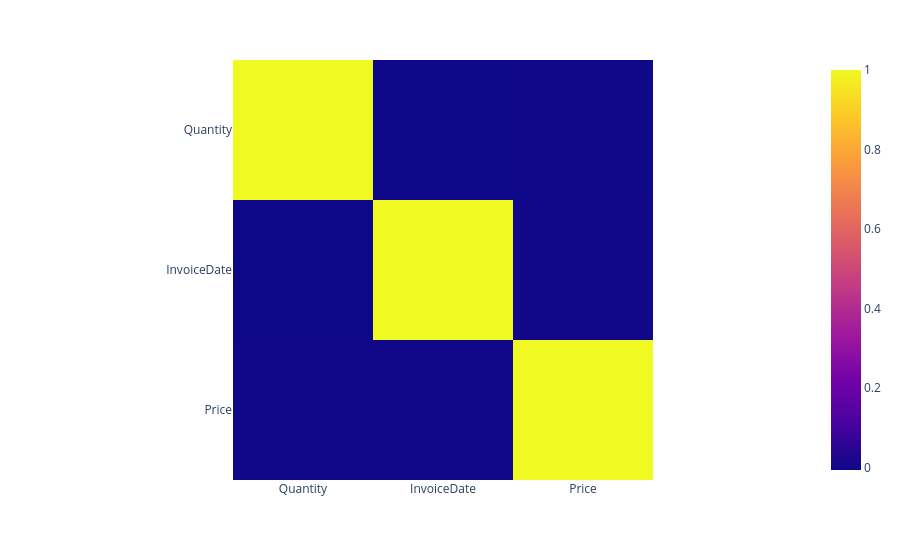

Notebook cell for this chart:
### Code cell
profile_df(df_retail)

### Figure 1 — Plotly figure (JSON) as saved in the notebook; plotly's stock layout.template omitted (floating-point values rounded to 4 significant figures)
{"data": [{"coloraxis": "coloraxis", "hovertemplate": "x: %{x}<br>y: %{y}<br>color: %{z}<extra></extra>", "name": "0", "type": "heatmap", "x": ["Quantity", "InvoiceDate", "Price"], "xaxis": "x", "y": ["Quantity", "InvoiceDate", "Price"], "yaxis": "y", "z": [[1.0, -0.005596, -0.001931], [-0.005596, 1.0, -0.000102], [-0.001931, -0.000102, 1.0]]}], "layout": {"coloraxis": {"colorscale": [[0, "#0d0887"], [0.1111, "#46039f"], [0.2222, "#7201a8"], [0.3333, "#9c179e"], [0.4444, "#bd3786"], [0.5556, "#d8576b"], [0.6667, "#ed7953"], [0.7778, "#fb9f3a"], [0.8889, "#fdca26"], [1, "#f0f921"]]}, "margin": {"t": 60}, "xaxis": {"anchor": "y", "constrain": "domain", "domain": [0, 1], "scaleanchor": "y"}, "yaxis": {"anchor": "x", "autorange": "reversed", "constrain": "domain", "domain": [0, 1]}}}
